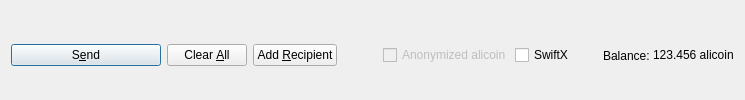
         <widget class="QFrame" name="frame_Send">
          <layout class="QHBoxLayout" name="horizontalLayout">
           <property name="bottomMargin">
            <number>0</number>
           </property>
           <item>
            <widget class="QPushButton" name="sendButton">
             <property name="minimumSize">
              <size>
               <width>150</width>
               <height>0</height>
              </size>
             </property>
             <property name="toolTip">
              <string>Confirm the send action</string>
             </property>
             <property name="text">
              <string>S&amp;end</string>
             </property>
             <property name="icon">
              <iconset resource="../alicoin.qrc">
               <normaloff>:/icons/send</normaloff>:/icons/send</iconset>
             </property>
             <property name="autoDefault">
              <bool>false</bool>
             </property>
             <property name="default">
              <bool>true</bool>
             </property>
            </widget>
           </item>
           <item>
            <widget class="QPushButton" name="clearButton">
             <property name="sizePolicy">
              <sizepolicy hsizetype="Minimum" vsizetype="Fixed">
               <horstretch>0</horstretch>
               <verstretch>0</verstretch>
              </sizepolicy>
             </property>
             <property name="toolTip">
              <string>Clear all fields of the form.</string>
             </property>
             <property name="text">
              <string>Clear &amp;All</string>
             </property>
             <property name="icon">
              <iconset resource="../alicoin.qrc">
               <normaloff>:/icons/remove</normaloff>:/icons/remove</iconset>
             </property>
             <property name="autoDefault">
              <bool>false</bool>
             </property>
            </widget>
           </item>
           <item>
            <widget class="QPushButton" name="addButton">
             <property name="toolTip">
              <string>Send to multiple recipients at once</string>
             </property>
             <property name="text">
              <string>Add &amp;Recipient</string>
             </property>
             <property name="icon">
              <iconset resource="../alicoin.qrc">
               <normaloff>:/icons/add</normaloff>:/icons/add</iconset>
             </property>
             <property name="autoDefault">
              <bool>false</bool>
             </property>
            </widget>
           </item>
           <item>
            <spacer name="horizontalSpacer">
             <property name="orientation">
              <enum>Qt::Horizontal</enum>
             </property>
             <property name="sizeHint" stdset="0">
              <size>
               <width>40</width>
               <height>20</height>
              </size>
             </property>
            </spacer>
           </item>
           <item>
            <layout class="QHBoxLayout" name="horizontalLayout_2">
             <property name="spacing">
              <number>3</number>
             </property>
             <item>
              <widget class="QCheckBox" name="checkzECA">
               <property name="enabled">
                <bool>false</bool>
               </property>
               <property name="text">
                <string>Anonymized alicoin</string>
               </property>
              </widget>
             </item>
             <item>
              <widget class="QCheckBox" name="checkSwiftTX">
               <property name="enabled">
                <bool>true</bool>
               </property>
               <property name="minimumSize">
                <size>
                 <width>85</width>
                 <height>0</height>
                </size>
               </property>
               <property name="text">
                <string>SwiftX</string>
               </property>
              </widget>
             </item>
             <item>
              <widget class="QLabel" name="label">
               <property name="text">
                <string>Balance:</string>
               </property>
              </widget>
             </item>
             <item>
              <widget class="QLabel" name="labelBalance">
               <property name="sizePolicy">
                <sizepolicy hsizetype="Preferred" vsizetype="Fixed">
                 <horstretch>0</horstretch>
                 <verstretch>0</verstretch>
                </sizepolicy>
               </property>
               <property name="cursor">
                <cursorShape>IBeamCursor</cursorShape>
               </property>
               <property name="text">
                <string notr="true">123.456 alicoin</string>
               </property>
               <property name="textInteractionFlags">
                <set>Qt::LinksAccessibleByMouse|Qt::TextSelectableByKeyboard|Qt::TextSelectableByMouse</set>
               </property>
              </widget>
             </item>
            </layout>
           </item>
          </layout>
         </widget>
